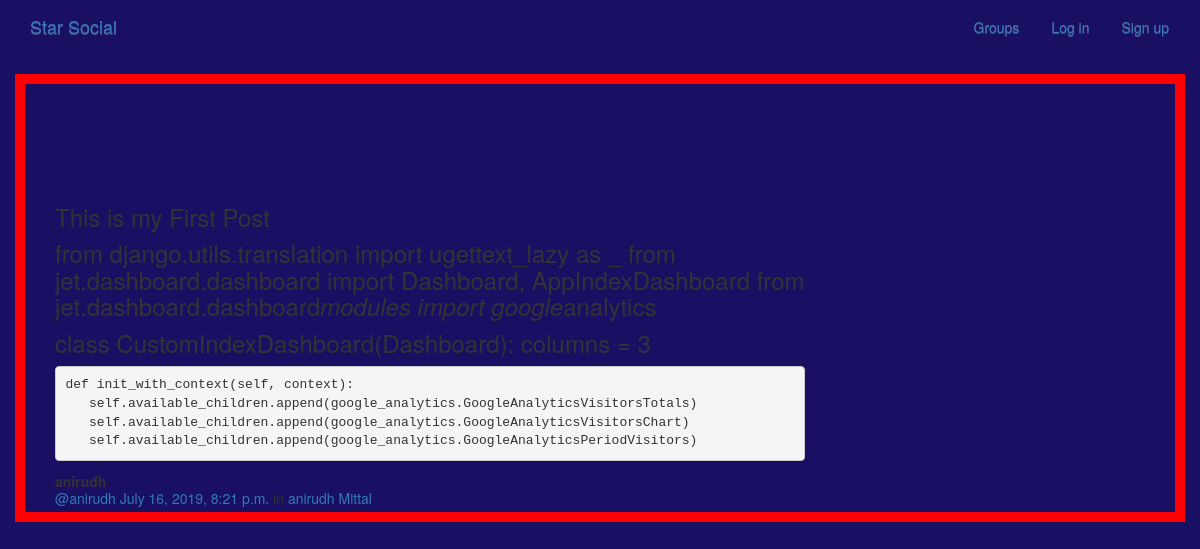
The page /posts/by/anirudh/6/ on the database its author committed.
### posts/models.py (models this page shows, shortened)
class Post(models.Model):
    user = models.ForeignKey(User,related_name="posts",on_delete=models.DO_NOTHING)
    created_at = models.DateTimeField(auto_now=True)
    message = models.TextField()
    message_html = models.TextField(editable=False)
    group = models.ForeignKey(Group,related_name="posts",null=True,on_delete=models.DO_NOTHING)
    class Meta:
        ordering = ["-created_at"]
        unique_together = ["user", "message"]

### groups/models.py (models this page shows, shortened)
class Group(models.Model):
    name = models.CharField(max_length=255, unique=True)
    slug = models.SlugField(allow_unicode=True, unique=True)
    description = models.TextField(blank=True, default='')
    description_html = models.TextField(editable=False, default='', blank=True)
    members = models.ManyToManyField(User,through="GroupMember")
    class Meta:
        ordering = ["name"]

### posts/views.py (the view)
# urls.py: url(r"by/(?P<username>[-\w]+)/(?P<pk>\d+)/$",views.PostDetail.as_view(),name="single"),
class PostDetail(SelectRelatedMixin, generic.DetailView):
    model = models.Post
    select_related = ("user", "group")
    def get_queryset(self):
        queryset = super().get_queryset()
        return queryset.filter(
            user__username__iexact=self.kwargs.get("username")
        )

### posts/templates/posts/post_detail.html
{% extends "posts/post_base.html" %}
{% block post_content %}
<div class="col-md-8">
    {% include "posts/_post.html" %}
</div>
{% endblock %}

### posts/templates/posts/_post.html (shortened to what this page needs)
<div class="post media">
	<h3>{{ post.message_html|safe }}</h3>
	<div class="media-body">
		<strong>{{ post.user.username }}</strong>
		<h5 class="media-heading">
			<span class="username"><a href="{% url 'posts:for_user' username=post.user.username %}">@{{ post.user.username }}</a></span>
			<time class="time"><a href="{% url 'posts:single' username=post.user.username pk=post.pk %}">{{ post.created_at }}</a></time>
			{% if post.group %}
			<span class="group-name">in <a href="#">{{ post.group.name }}</a></span>
			{% endif %}
		</h5>
	</div>
</div>

### socialsite/static/socialsite/css/master.css (style rules this page uses)
html, body { height: 100%; width: 100%; overflow: hidden; background: #191063; margin: 0; }

### rows shown on the page
Post: message_html "This is my First Post from django.utils.translation import ugettext_lazy as _ from jet.dashboard.dashboard import Dashboard, AppIndexDashboard from jet.dashboard.dashboard modules import google analytics class CustomIndexDashboard(Dashboard): columns = 3 def init_with_context(self, context): self.available_children.append(google_analytics.GoogleAnalyticsVisitorsTotals) self.available_children.append(google_analytics.GoogleAnalyticsVisitorsChart) self.available_children.append(google_analytics.GoogleAnalyticsPeriodVisitors)", user.username "anirudh", created_at "July 16, 2019, 8:21 p.m.", group.name "anirudh Mittal"
